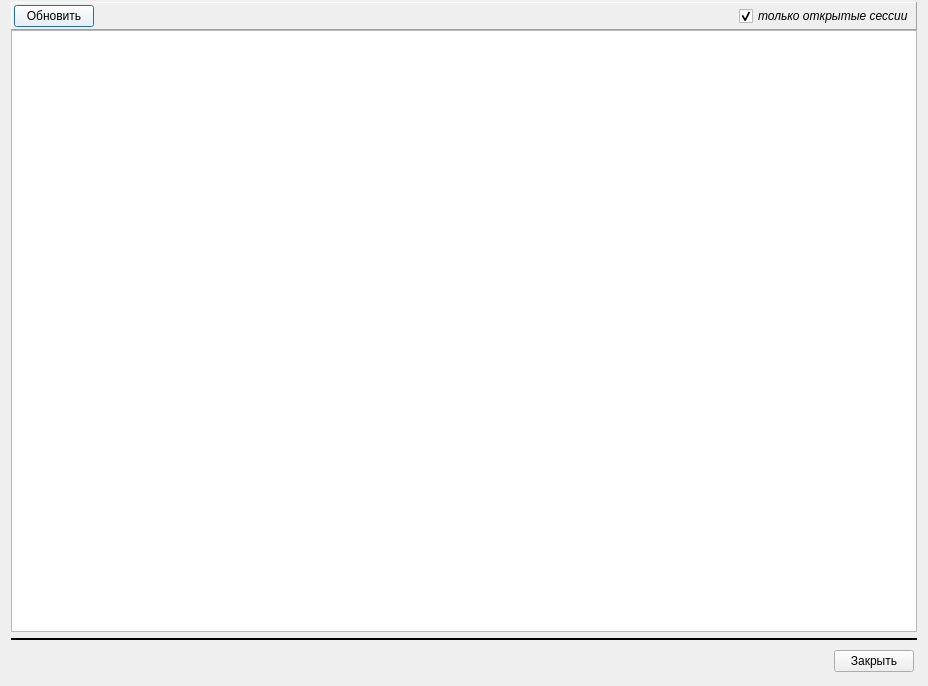
<?xml version="1.0" encoding="UTF-8"?>
<ui version="4.0">
 <class>sessions_wnd</class>
 <widget class="QDialog" name="sessions_wnd">
  <property name="geometry">
   <rect>
    <x>0</x>
    <y>0</y>
    <width>928</width>
    <height>686</height>
   </rect>
  </property>
  <property name="windowTitle">
   <string>Открытые сессии</string>
  </property>
  <property name="windowIcon">
   <iconset resource="_inko_assig_res.qrc">
    <normaloff>:/inko_asg.bmp</normaloff>:/inko_asg.bmp</iconset>
  </property>
  <layout class="QVBoxLayout" name="verticalLayout" stretch="0,1,0,0">
   <property name="spacing">
    <number>0</number>
   </property>
   <property name="topMargin">
    <number>2</number>
   </property>
   <item>
    <widget class="QFrame" name="frame">
     <property name="frameShape">
      <enum>QFrame::Panel</enum>
     </property>
     <property name="frameShadow">
      <enum>QFrame::Raised</enum>
     </property>
     <layout class="QHBoxLayout" name="horizontalLayout">
      <property name="spacing">
       <number>2</number>
      </property>
      <property name="leftMargin">
       <number>2</number>
      </property>
      <property name="topMargin">
       <number>2</number>
      </property>
      <property name="rightMargin">
       <number>2</number>
      </property>
      <property name="bottomMargin">
       <number>2</number>
      </property>
      <item>
       <widget class="QPushButton" name="bn_refresh">
        <property name="palette">
         <palette>
          <active>
           <colorrole role="Button">
            <brush brushstyle="SolidPattern">
             <color alpha="255">
              <red>255</red>
              <green>255</green>
              <blue>255</blue>
             </color>
            </brush>
           </colorrole>
          </active>
          <inactive>
           <colorrole role="Button">
            <brush brushstyle="SolidPattern">
             <color alpha="255">
              <red>255</red>
              <green>255</green>
              <blue>255</blue>
             </color>
            </brush>
           </colorrole>
          </inactive>
          <disabled>
           <colorrole role="Button">
            <brush brushstyle="SolidPattern">
             <color alpha="255">
              <red>255</red>
              <green>255</green>
              <blue>255</blue>
             </color>
            </brush>
           </colorrole>
          </disabled>
         </palette>
        </property>
        <property name="text">
         <string>Обновить</string>
        </property>
       </widget>
      </item>
      <item>
       <spacer name="horizontalSpacer">
        <property name="orientation">
         <enum>Qt::Horizontal</enum>
        </property>
        <property name="sizeHint" stdset="0">
         <size>
          <width>40</width>
          <height>20</height>
         </size>
        </property>
       </spacer>
      </item>
      <item>
       <widget class="QCheckBox" name="ch_open">
        <property name="font">
         <font>
          <italic>true</italic>
         </font>
        </property>
        <property name="layoutDirection">
         <enum>Qt::LeftToRight</enum>
        </property>
        <property name="text">
         <string>только открытые сессии</string>
        </property>
        <property name="checked">
         <bool>true</bool>
        </property>
       </widget>
      </item>
     </layout>
    </widget>
   </item>
   <item>
    <widget class="QTableView" name="tab_sessions">
     <property name="selectionMode">
      <enum>QAbstractItemView::SingleSelection</enum>
     </property>
     <property name="selectionBehavior">
      <enum>QAbstractItemView::SelectRows</enum>
     </property>
     <attribute name="verticalHeaderDefaultSectionSize">
      <number>20</number>
     </attribute>
     <attribute name="verticalHeaderMinimumSectionSize">
      <number>20</number>
     </attribute>
    </widget>
   </item>
   <item>
    <widget class="Line" name="line">
     <property name="minimumSize">
      <size>
       <width>0</width>
       <height>15</height>
      </size>
     </property>
     <property name="frameShadow">
      <enum>QFrame::Plain</enum>
     </property>
     <property name="lineWidth">
      <number>2</number>
     </property>
     <property name="orientation">
      <enum>Qt::Horizontal</enum>
     </property>
    </widget>
   </item>
   <item>
    <layout class="QHBoxLayout" name="horizontalLayout_4">
     <property name="spacing">
      <number>2</number>
     </property>
     <property name="leftMargin">
      <number>2</number>
     </property>
     <property name="topMargin">
      <number>2</number>
     </property>
     <property name="rightMargin">
      <number>2</number>
     </property>
     <property name="bottomMargin">
      <number>2</number>
     </property>
     <item>
      <widget class="QFrame" name="frame_3">
       <property name="minimumSize">
        <size>
         <width>70</width>
         <height>0</height>
        </size>
       </property>
       <property name="frameShape">
        <enum>QFrame::NoFrame</enum>
       </property>
       <property name="frameShadow">
        <enum>QFrame::Raised</enum>
       </property>
      </widget>
     </item>
     <item>
      <spacer name="horizontalSpacer_4">
       <property name="orientation">
        <enum>Qt::Horizontal</enum>
       </property>
       <property name="sizeHint" stdset="0">
        <size>
         <width>40</width>
         <height>20</height>
        </size>
       </property>
      </spacer>
     </item>
     <item>
      <layout class="QVBoxLayout" name="verticalLayout_2">
       <property name="spacing">
        <number>1</number>
       </property>
       <property name="leftMargin">
        <number>1</number>
       </property>
       <property name="topMargin">
        <number>1</number>
       </property>
       <property name="rightMargin">
        <number>1</number>
       </property>
       <property name="bottomMargin">
        <number>1</number>
       </property>
       <item>
        <widget class="QPushButton" name="bn_close">
         <property name="text">
          <string>Закрыть</string>
         </property>
        </widget>
       </item>
      </layout>
     </item>
    </layout>
   </item>
  </layout>
 </widget>
 <tabstops>
  <tabstop>tab_sessions</tabstop>
  <tabstop>bn_refresh</tabstop>
  <tabstop>bn_close</tabstop>
 </tabstops>
 <resources>
  <include location="_inko_assig_res.qrc"/>
 </resources>
 <connections/>
</ui>
